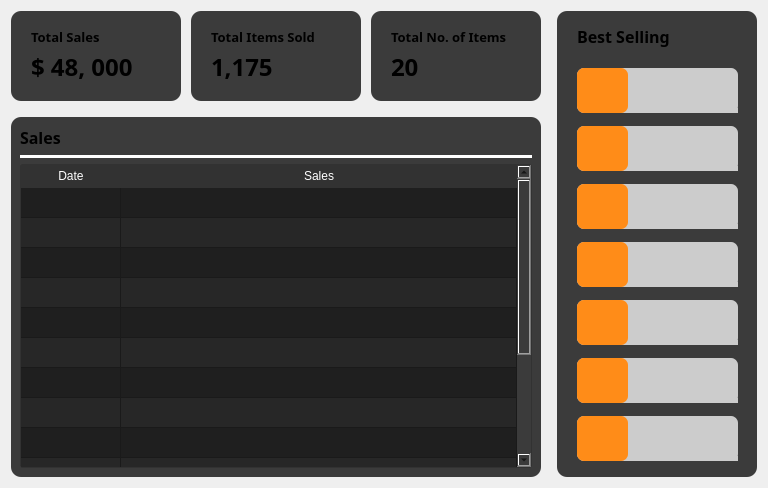
         <widget class="QWidget" name="dashboard_page">
          <layout class="QGridLayout" name="gridLayout_2">
           <item row="0" column="0">
            <layout class="QVBoxLayout" name="verticalLayout_6">
             <property name="rightMargin">
              <number>10</number>
             </property>
             <item>
              <layout class="QHBoxLayout" name="horizontalLayout">
               <property name="spacing">
                <number>10</number>
               </property>
               <property name="rightMargin">
                <number>0</number>
               </property>
               <property name="bottomMargin">
                <number>10</number>
               </property>
               <item alignment="Qt::AlignTop">
                <widget class="QWidget" name="widget" native="true">
                 <property name="minimumSize">
                  <size>
                   <width>170</width>
                   <height>90</height>
                  </size>
                 </property>
                 <property name="styleSheet">
                  <string notr="true">background-color: #3B3B3B;
border-radius:10px;
</string>
                 </property>
                 <widget class="QLabel" name="label_5">
                  <property name="geometry">
                   <rect>
                    <x>20</x>
                    <y>10</y>
                    <width>101</width>
                    <height>31</height>
                   </rect>
                  </property>
                  <property name="font">
                   <font>
                    <family>Poppins SemiBold</family>
                    <pointsize>10</pointsize>
                    <bold>true</bold>
                   </font>
                  </property>
                  <property name="text">
                   <string>Total Sales</string>
                  </property>
                 </widget>
                 <widget class="QLabel" name="label_15">
                  <property name="geometry">
                   <rect>
                    <x>20</x>
                    <y>40</y>
                    <width>141</width>
                    <height>31</height>
                   </rect>
                  </property>
                  <property name="font">
                   <font>
                    <family>Poppins Black</family>
                    <pointsize>18</pointsize>
                    <bold>true</bold>
                   </font>
                  </property>
                  <property name="text">
                   <string>$ 48, 000</string>
                  </property>
                 </widget>
                </widget>
               </item>
               <item alignment="Qt::AlignTop">
                <widget class="QWidget" name="widget_2" native="true">
                 <property name="minimumSize">
                  <size>
                   <width>170</width>
                   <height>90</height>
                  </size>
                 </property>
                 <property name="styleSheet">
                  <string notr="true">background-color: #3B3B3B;
border-radius:10px;
</string>
                 </property>
                 <widget class="QLabel" name="label_13">
                  <property name="geometry">
                   <rect>
                    <x>20</x>
                    <y>10</y>
                    <width>111</width>
                    <height>31</height>
                   </rect>
                  </property>
                  <property name="font">
                   <font>
                    <family>Poppins SemiBold</family>
                    <pointsize>10</pointsize>
                    <bold>true</bold>
                   </font>
                  </property>
                  <property name="text">
                   <string>Total Items Sold</string>
                  </property>
                 </widget>
                 <widget class="QLabel" name="label_16">
                  <property name="geometry">
                   <rect>
                    <x>20</x>
                    <y>40</y>
                    <width>141</width>
                    <height>31</height>
                   </rect>
                  </property>
                  <property name="font">
                   <font>
                    <family>Poppins Black</family>
                    <pointsize>18</pointsize>
                    <bold>true</bold>
                   </font>
                  </property>
                  <property name="text">
                   <string>1,175</string>
                  </property>
                 </widget>
                </widget>
               </item>
               <item alignment="Qt::AlignTop">
                <widget class="QWidget" name="widget_3" native="true">
                 <property name="minimumSize">
                  <size>
                   <width>170</width>
                   <height>90</height>
                  </size>
                 </property>
                 <property name="styleSheet">
                  <string notr="true">background-color: #3B3B3B;
border-radius:10px;
</string>
                 </property>
                 <widget class="QLabel" name="label_14">
                  <property name="geometry">
                   <rect>
                    <x>20</x>
                    <y>10</y>
                    <width>121</width>
                    <height>31</height>
                   </rect>
                  </property>
                  <property name="font">
                   <font>
                    <family>Poppins SemiBold</family>
                    <pointsize>10</pointsize>
                    <bold>true</bold>
                   </font>
                  </property>
                  <property name="text">
                   <string>Total No. of Items</string>
                  </property>
                 </widget>
                 <widget class="QLabel" name="label_17">
                  <property name="geometry">
                   <rect>
                    <x>20</x>
                    <y>40</y>
                    <width>141</width>
                    <height>31</height>
                   </rect>
                  </property>
                  <property name="font">
                   <font>
                    <family>Poppins Black</family>
                    <pointsize>18</pointsize>
                    <bold>true</bold>
                   </font>
                  </property>
                  <property name="text">
                   <string>20</string>
                  </property>
                 </widget>
                </widget>
               </item>
              </layout>
             </item>
             <item>
              <widget class="QWidget" name="widget_4" native="true">
               <property name="sizePolicy">
                <sizepolicy hsizetype="Expanding" vsizetype="Expanding">
                 <horstretch>0</horstretch>
                 <verstretch>0</verstretch>
                </sizepolicy>
               </property>
               <property name="minimumSize">
                <size>
                 <width>0</width>
                 <height>360</height>
                </size>
               </property>
               <property name="styleSheet">
                <string notr="true">background-color: #3B3B3B;
border-radius:10px;
</string>
               </property>
               <layout class="QVBoxLayout" name="verticalLayout_7">
                <item>
                 <widget class="QLabel" name="label_6">
                  <property name="font">
                   <font>
                    <family>Poppins SemiBold</family>
                    <pointsize>12</pointsize>
                    <bold>true</bold>
                   </font>
                  </property>
                  <property name="text">
                   <string>Sales</string>
                  </property>
                 </widget>
                </item>
                <item>
                 <widget class="Line" name="line">
                  <property name="styleSheet">
                   <string notr="true">background-color: white;
</string>
                  </property>
                  <property name="orientation">
                   <enum>Qt::Horizontal</enum>
                  </property>
                 </widget>
                </item>
                <item>
                 <widget class="QTableWidget" name="tableWidget">
                  <property name="sizePolicy">
                   <sizepolicy hsizetype="Expanding" vsizetype="Expanding">
                    <horstretch>50</horstretch>
                    <verstretch>0</verstretch>
                   </sizepolicy>
                  </property>
                  <property name="styleSheet">
                   <string notr="true">QTableWidget {
    background-color: #1F1F1F;
    border-radius: 3px;
    border: 1px solid rgb(50, 50, 50);
}

QTableWidget::section {
    border: none;
    border-bottom: 1px solid #d0c6ff;
    text-align: center; /* Set text alignment to center */
    padding: 3px 5px;
}

QHeaderView::section {
    background-color: rgb(50, 50, 50);
    color: white;
    border: none;
    border-bottom: 1px solid rgb(50, 50, 50);
    text-align: center; /* Set text alignment to center */
    padding: 2px 4px;
}

QTableView::item {
    color: white;
    padding: 5px;
    text-align: center; /* Set text alignment to center */
}

QTableView::item:alternate {
    background-color: #272727; 
}

QScrollBar:vertical {
    border: none;
    background: #3B3B3B;
    width: 10px;
    margin: 0px 0px 0px 0px;
}

QScrollBar::handle:vertical {
    background-color: #606060;
    min-height: 20px;
    border-radius: 5px;
}

QScrollBar::add-line:vertical,
QScrollBar::sub-line:vertical {
    border: none;
    background: none;
}

QScrollBar::add-page:vertical,
QScrollBar::sub-page:vertical {
    background: none;
}

QScrollBar:hover {
    opacity: 0.7;
}
</string>
                  </property>
                  <property name="alternatingRowColors">
                   <bool>true</bool>
                  </property>
                  <property name="sortingEnabled">
                   <bool>true</bool>
                  </property>
                  <attribute name="horizontalHeaderCascadingSectionResizes">
                   <bool>true</bool>
                  </attribute>
                  <attribute name="horizontalHeaderStretchLastSection">
                   <bool>true</bool>
                  </attribute>
                  <attribute name="verticalHeaderVisible">
                   <bool>false</bool>
                  </attribute>
                  <attribute name="verticalHeaderStretchLastSection">
                   <bool>true</bool>
                  </attribute>
                  <row>
                   <property name="text">
                    <string/>
                   </property>
                  </row>
                  <row>
                   <property name="text">
                    <string/>
                   </property>
                  </row>
                  <row>
                   <property name="text">
                    <string/>
                   </property>
                  </row>
                  <row>
                   <property name="text">
                    <string/>
                   </property>
                  </row>
                  <row>
                   <property name="text">
                    <string/>
                   </property>
                  </row>
                  <row>
                   <property name="text">
                    <string/>
                   </property>
                  </row>
                  <row>
                   <property name="text">
                    <string/>
                   </property>
                  </row>
                  <row>
                   <property name="text">
                    <string/>
                   </property>
                  </row>
                  <row>
                   <property name="text">
                    <string/>
                   </property>
                  </row>
                  <row>
                   <property name="text">
                    <string/>
                   </property>
                  </row>
                  <row>
                   <property name="text">
                    <string/>
                   </property>
                  </row>
                  <row>
                   <property name="text">
                    <string/>
                   </property>
                  </row>
                  <row>
                   <property name="text">
                    <string/>
                   </property>
                  </row>
                  <row>
                   <property name="text">
                    <string/>
                   </property>
                  </row>
                  <column>
                   <property name="text">
                    <string>Date</string>
                   </property>
                  </column>
                  <column>
                   <property name="text">
                    <string>Sales</string>
                   </property>
                  </column>
                 </widget>
                </item>
               </layout>
              </widget>
             </item>
            </layout>
           </item>
           <item row="0" column="1">
            <widget class="QWidget" name="widget_5" native="true">
             <property name="minimumSize">
              <size>
               <width>200</width>
               <height>0</height>
              </size>
             </property>
             <property name="maximumSize">
              <size>
               <width>210</width>
               <height>16777215</height>
              </size>
             </property>
             <property name="styleSheet">
              <string notr="true">background-color: #3B3B3B;
border-radius:10px;
</string>
             </property>
             <widget class="QLabel" name="label_4">
              <property name="geometry">
               <rect>
                <x>20</x>
                <y>10</y>
                <width>121</width>
                <height>31</height>
               </rect>
              </property>
              <property name="font">
               <font>
                <family>Poppins SemiBold</family>
                <pointsize>12</pointsize>
                <bold>true</bold>
               </font>
              </property>
              <property name="text">
               <string>Best Selling</string>
              </property>
             </widget>
             <widget class="QWidget" name="">
              <property name="geometry">
               <rect>
                <x>20</x>
                <y>50</y>
                <width>161</width>
                <height>411</height>
               </rect>
              </property>
              <layout class="QVBoxLayout" name="verticalLayout_8">
               <item>
                <widget class="QWidget" name="widget_6" native="true">
                 <property name="minimumSize">
                  <size>
                   <width>0</width>
                   <height>45</height>
                  </size>
                 </property>
                 <property name="maximumSize">
                  <size>
                   <width>16777215</width>
                   <height>45</height>
                  </size>
                 </property>
                 <property name="styleSheet">
                  <string notr="true">background-color: rgb(204, 204, 204);
border-radius:7px;
</string>
                 </property>
                 <widget class="QWidget" name="widget_7" native="true">
                  <property name="geometry">
                   <rect>
                    <x>140</x>
                    <y>40</y>
                    <width>161</width>
                    <height>45</height>
                   </rect>
                  </property>
                  <property name="minimumSize">
                   <size>
                    <width>0</width>
                    <height>45</height>
                   </size>
                  </property>
                  <property name="maximumSize">
                   <size>
                    <width>16777215</width>
                    <height>45</height>
                   </size>
                  </property>
                  <property name="styleSheet">
                   <string notr="true">background-color: rgb(204, 204, 204);
border-radius:7;
</string>
                  </property>
                 </widget>
                 <widget class="QWidget" name="widget_20" native="true">
                  <property name="geometry">
                   <rect>
                    <x>0</x>
                    <y>0</y>
                    <width>51</width>
                    <height>45</height>
                   </rect>
                  </property>
                  <property name="styleSheet">
                   <string notr="true">background-color: rgb(255, 140, 24);</string>
                  </property>
                 </widget>
                </widget>
               </item>
               <item>
                <widget class="QWidget" name="widget_8" native="true">
                 <property name="minimumSize">
                  <size>
                   <width>0</width>
                   <height>45</height>
                  </size>
                 </property>
                 <property name="maximumSize">
                  <size>
                   <width>16777215</width>
                   <height>45</height>
                  </size>
                 </property>
                 <property name="styleSheet">
                  <string notr="true">background-color: rgb(204, 204, 204);
border-radius:7px;
</string>
                 </property>
                 <widget class="QWidget" name="widget_9" native="true">
                  <property name="geometry">
                   <rect>
                    <x>140</x>
                    <y>40</y>
                    <width>161</width>
                    <height>45</height>
                   </rect>
                  </property>
                  <property name="minimumSize">
                   <size>
                    <width>0</width>
                    <height>45</height>
                   </size>
                  </property>
                  <property name="maximumSize">
                   <size>
                    <width>16777215</width>
                    <height>45</height>
                   </size>
                  </property>
                  <property name="styleSheet">
                   <string notr="true">background-color: rgb(204, 204, 204);
border-radius:7;
</string>
                  </property>
                 </widget>
                 <widget class="QWidget" name="widget_21" native="true">
                  <property name="geometry">
                   <rect>
                    <x>0</x>
                    <y>0</y>
                    <width>51</width>
                    <height>45</height>
                   </rect>
                  </property>
                  <property name="styleSheet">
                   <string notr="true">background-color: rgb(255, 140, 24);</string>
                  </property>
                 </widget>
                </widget>
               </item>
               <item>
                <widget class="QWidget" name="widget_10" native="true">
                 <property name="minimumSize">
                  <size>
                   <width>0</width>
                   <height>45</height>
                  </size>
                 </property>
                 <property name="maximumSize">
                  <size>
                   <width>16777215</width>
                   <height>45</height>
                  </size>
                 </property>
                 <property name="styleSheet">
                  <string notr="true">background-color: rgb(204, 204, 204);
border-radius:7px;
</string>
                 </property>
                 <widget class="QWidget" name="widget_11" native="true">
                  <property name="geometry">
                   <rect>
                    <x>140</x>
                    <y>40</y>
                    <width>161</width>
                    <height>45</height>
                   </rect>
                  </property>
                  <property name="minimumSize">
                   <size>
                    <width>0</width>
                    <height>45</height>
                   </size>
                  </property>
                  <property name="maximumSize">
                   <size>
                    <width>16777215</width>
                    <height>45</height>
                   </size>
                  </property>
                  <property name="styleSheet">
                   <string notr="true">background-color: rgb(204, 204, 204);
border-radius:7;
</string>
                  </property>
                 </widget>
                 <widget class="QWidget" name="widget_22" native="true">
                  <property name="geometry">
                   <rect>
                    <x>0</x>
                    <y>0</y>
                    <width>51</width>
                    <height>45</height>
                   </rect>
                  </property>
                  <property name="styleSheet">
                   <string notr="true">background-color: rgb(255, 140, 24);</string>
                  </property>
                 </widget>
                </widget>
               </item>
               <item>
                <widget class="QWidget" name="widget_12" native="true">
                 <property name="minimumSize">
                  <size>
                   <width>0</width>
                   <height>45</height>
                  </size>
                 </property>
                 <property name="maximumSize">
                  <size>
                   <width>16777215</width>
                   <height>45</height>
                  </size>
                 </property>
                 <property name="styleSheet">
                  <string notr="true">background-color: rgb(204, 204, 204);
border-radius:7px;
</string>
                 </property>
                 <widget class="QWidget" name="widget_13" native="true">
                  <property name="geometry">
                   <rect>
                    <x>140</x>
                    <y>40</y>
                    <width>161</width>
                    <height>45</height>
                   </rect>
                  </property>
                  <property name="minimumSize">
                   <size>
                    <width>0</width>
                    <height>45</height>
                   </size>
                  </property>
                  <property name="maximumSize">
                   <size>
                    <width>16777215</width>
                    <height>45</height>
                   </size>
                  </property>
                  <property name="styleSheet">
                   <string notr="true">background-color: rgb(204, 204, 204);
border-radius:7;
</string>
                  </property>
                 </widget>
                 <widget class="QWidget" name="widget_23" native="true">
                  <property name="geometry">
                   <rect>
                    <x>0</x>
                    <y>0</y>
                    <width>51</width>
                    <height>45</height>
                   </rect>
                  </property>
                  <property name="styleSheet">
                   <string notr="true">background-color: rgb(255, 140, 24);</string>
                  </property>
                 </widget>
                </widget>
               </item>
               <item>
                <widget class="QWidget" name="widget_14" native="true">
                 <property name="minimumSize">
                  <size>
                   <width>0</width>
                   <height>45</height>
                  </size>
                 </property>
                 <property name="maximumSize">
                  <size>
                   <width>16777215</width>
                   <height>45</height>
                  </size>
                 </property>
                 <property name="styleSheet">
                  <string notr="true">background-color: rgb(204, 204, 204);
border-radius:7px;
</string>
                 </property>
                 <widget class="QWidget" name="widget_15" native="true">
                  <property name="geometry">
                   <rect>
                    <x>140</x>
                    <y>40</y>
                    <width>161</width>
                    <height>45</height>
                   </rect>
                  </property>
                  <property name="minimumSize">
                   <size>
                    <width>0</width>
                    <height>45</height>
                   </size>
                  </property>
                  <property name="maximumSize">
                   <size>
                    <width>16777215</width>
                    <height>45</height>
                   </size>
                  </property>
                  <property name="styleSheet">
                   <string notr="true">background-color: rgb(204, 204, 204);
border-radius:7;
</string>
                  </property>
                 </widget>
                 <widget class="QWidget" name="widget_24" native="true">
                  <property name="geometry">
                   <rect>
                    <x>0</x>
                    <y>0</y>
                    <width>51</width>
                    <height>45</height>
                   </rect>
                  </property>
                  <property name="styleSheet">
                   <string notr="true">background-color: rgb(255, 140, 24);</string>
                  </property>
                 </widget>
                </widget>
               </item>
               <item>
                <widget class="QWidget" name="widget_16" native="true">
                 <property name="minimumSize">
                  <size>
                   <width>0</width>
                   <height>45</height>
                  </size>
                 </property>
                 <property name="maximumSize">
                  <size>
                   <width>16777215</width>
                   <height>45</height>
                  </size>
                 </property>
                 <property name="styleSheet">
                  <string notr="true">background-color: rgb(204, 204, 204);
border-radius:7px;
</string>
                 </property>
                 <widget class="QWidget" name="widget_17" native="true">
                  <property name="geometry">
                   <rect>
                    <x>140</x>
                    <y>40</y>
                    <width>161</width>
                    <height>45</height>
                   </rect>
                  </property>
                  <property name="minimumSize">
                   <size>
                    <width>0</width>
                    <height>45</height>
                   </size>
                  </property>
                  <property name="maximumSize">
                   <size>
                    <width>16777215</width>
                    <height>45</height>
                   </size>
                  </property>
                  <property name="styleSheet">
                   <string notr="true">background-color: rgb(204, 204, 204);
border-radius:7;
</string>
                  </property>
                 </widget>
                 <widget class="QWidget" name="widget_25" native="true">
                  <property name="geometry">
                   <rect>
                    <x>0</x>
                    <y>0</y>
                    <width>51</width>
                    <height>45</height>
                   </rect>
                  </property>
                  <property name="styleSheet">
                   <string notr="true">background-color: rgb(255, 140, 24);</string>
                  </property>
                 </widget>
                </widget>
               </item>
               <item>
                <widget class="QWidget" name="widget_18" native="true">
                 <property name="minimumSize">
                  <size>
                   <width>0</width>
                   <height>45</height>
                  </size>
                 </property>
                 <property name="maximumSize">
                  <size>
                   <width>16777215</width>
                   <height>45</height>
                  </size>
                 </property>
                 <property name="styleSheet">
                  <string notr="true">background-color: rgb(204, 204, 204);
border-radius:7px;
</string>
                 </property>
                 <widget class="QWidget" name="widget_19" native="true">
                  <property name="geometry">
                   <rect>
                    <x>140</x>
                    <y>40</y>
                    <width>161</width>
                    <height>45</height>
                   </rect>
                  </property>
                  <property name="minimumSize">
                   <size>
                    <width>0</width>
                    <height>45</height>
                   </size>
                  </property>
                  <property name="maximumSize">
                   <size>
                    <width>16777215</width>
                    <height>45</height>
                   </size>
                  </property>
                  <property name="styleSheet">
                   <string notr="true">background-color: rgb(204, 204, 204);
border-radius:7;
</string>
                  </property>
                 </widget>
                 <widget class="QWidget" name="widget_26" native="true">
                  <property name="geometry">
                   <rect>
                    <x>0</x>
                    <y>0</y>
                    <width>51</width>
                    <height>45</height>
                   </rect>
                  </property>
                  <property name="styleSheet">
                   <string notr="true">background-color: rgb(255, 140, 24);</string>
                  </property>
                 </widget>
                </widget>
               </item>
              </layout>
             </widget>
            </widget>
           </item>
          </layout>
         </widget>
